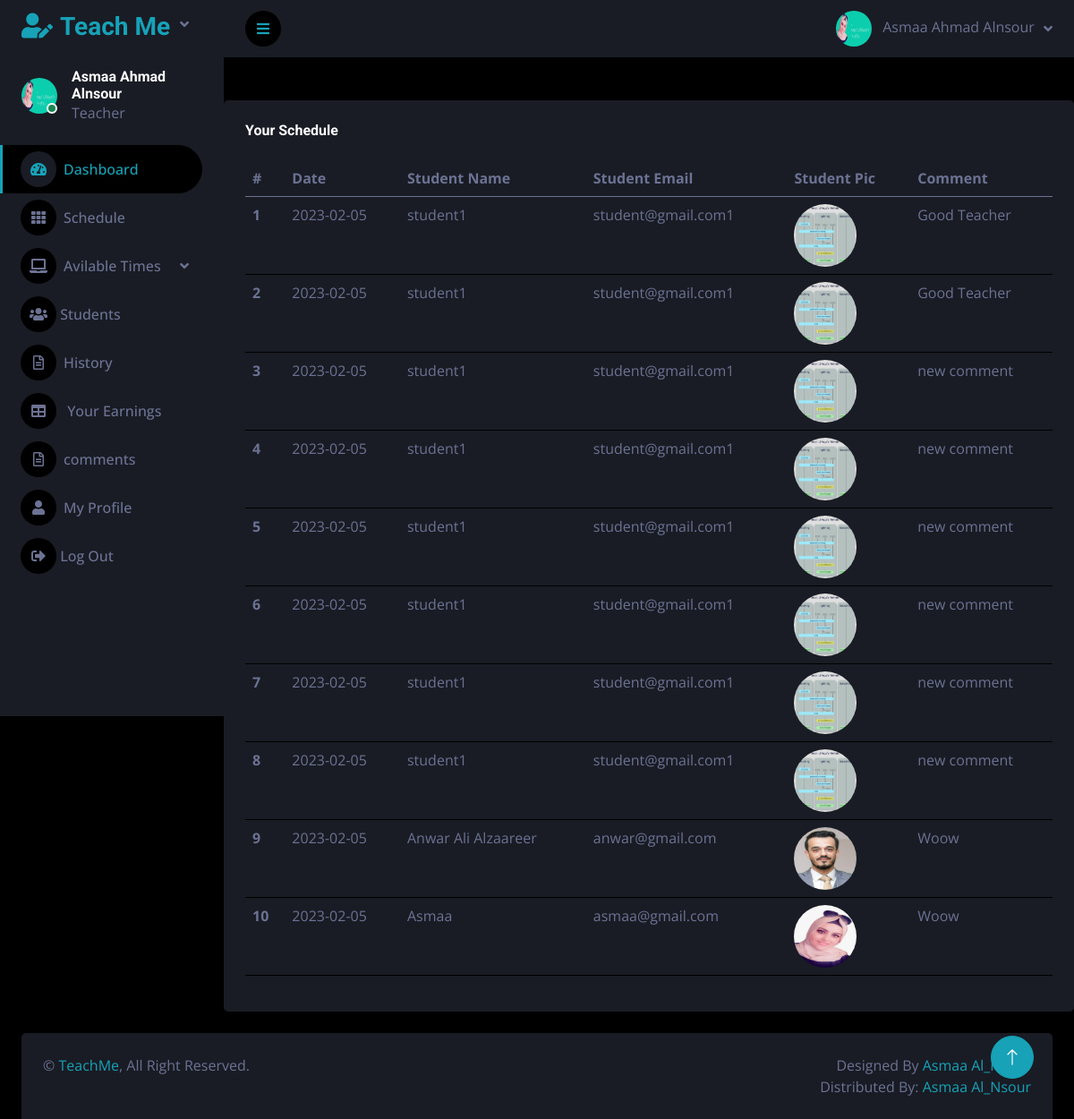
/Source Code/private_online_sessions/teacher_area/index.php?comments (signed in), run on the app's committed database.
### tables this page shows
CREATE TABLE `teachers` (
  `id` int(11) NOT NULL,
  `full_name` varchar(255) NOT NULL,
  `phone` varchar(15) NOT NULL,
  `email` varchar(150) NOT NULL,
  `password` varchar(11) NOT NULL,
  `subject_id` int(11) NOT NULL,
  `address` varchar(255) NOT NULL,
  `age` int(11) NOT NULL,
  `image` varchar(255) NOT NULL,
  `degree` varchar(255) NOT NULL,
  `degree_file` varchar(255) NOT NULL,
  `experience` varchar(255) NOT NULL,
  `experience_file` varchar(255) NOT NULL,
  `approval` int(11) NOT NULL DEFAULT 0 COMMENT '0 is not approved',
  `suspend` int(11) NOT NULL DEFAULT 1 COMMENT '0 is suspended',
  `delete_teacher` int(11) NOT NULL DEFAULT 1 COMMENT '0 is Deleted'
);

CREATE TABLE `comments` (
  `id` int(11) NOT NULL,
  `comment` varchar(400) NOT NULL,
  `user_id` int(11) NOT NULL,
  `teacher_id` int(11) NOT NULL,
  `delete_comment` int(11) NOT NULL DEFAULT 1,
  `date_insert` date NOT NULL DEFAULT current_timestamp()
);

CREATE TABLE `users` (
  `id` int(11) NOT NULL,
  `full_name` varchar(255) NOT NULL,
  `email` varchar(255) NOT NULL,
  `age` int(11) NOT NULL,
  `password` varchar(255) NOT NULL,
  `phone` varchar(50) NOT NULL,
  `user_type` varchar(50) NOT NULL DEFAULT 'user',
  `address` varchar(255) NOT NULL,
  `profile_pic` varchar(255) NOT NULL,
  `subject` varchar(255) DEFAULT NULL,
  `delete_user` int(11) NOT NULL DEFAULT 1
);

### Source Code/private_online_sessions/teacher_area/comment.php (the view, shortened to what this page needs)
<?php
$get_b = "SELECT * FROM `comments`
WHERE teacher_id=$id AND delete_comment=1 ";
?>
<br>
<br>
<div class="col-12">
                        <div class="bg-secondary rounded h-100 p-4">
                            <h6 class="mb-4">Your Schedule</h6>
                            <div class="table-responsive">
                                <table class="table">
                                    <thead>
                                        <tr>
                                            <th scope="col">#</th>
                                            <th scope="col">Date</th>
                                            <th scope="col">Student Name</th>
                                            <th scope="col">Student Email</th>
                                            <th scope="col">Student Pic</th>
                                            <th scope="col">Comment </th>
                                        </tr>
                                    </thead>
                                    <tbody>
                                    <?php
                      $x=1;
                      if ($result = $con->query($get_b) ) {
                          while($row = $result->fetch_assoc() ){
                            $student_id =$row['user_id'];
                            $get_student = "SELECT * FROM `users` WHERE id=$student_id ";
                            $run_student = mysqli_query($con,$get_student);
$row_student=mysqli_fetch_array($run_student);
                          ?>
                                        <tr>
                                            <th scope="row"><?php echo $x ?></th>
                                            <td><?php echo $row['date_insert'] ?></td>
                                            <td><?php echo $row_student['full_name']?></td>
                                            <td><?php echo $row_student['email']?></td>
                                            <td>  <img
                class="rounded-circle"
                src="<?php if ($row_student['profile_pic']==null){echo './img/about-2.jpg';}else{echo '../admin_area/user_image/'.$row_student['profile_pic'];}  ?>"
                style="width: 70px; height: 70px"
                alt="Image"
              /></td>
                                            <td><?php echo $row['comment'] ?></td>
                                        </tr>
                                        <?php
                                            $x=$x+1;
                                        }}
                                        ?>
                                    </tbody>
                                </table>
                            </div>
                        </div>
                    </div>
                </div>
            </div>

### Source Code/private_online_sessions/teacher_area/sidebar.php (shortened to what this page needs)
<?php
include("includes/db.php");
if(!isset($_SESSION['teacher_email'])){
echo "<script>window.open('../dashboard/login.php','_self')</script>";
}
else {
    $email=$_SESSION['teacher_email'];
    $get_teacher = "SELECT * FROM teachers WHERE email ='$email'";
    $run_teacher = mysqli_query($con,$get_teacher);
    $row_teacher = mysqli_fetch_array($run_teacher);
?>
<body>
    <div class="container-fluid position-relative d-flex p-0">
        <div class="sidebar pe-4 pb-3">
            <nav class="navbar bg-secondary navbar-dark">
                <a href="index.php?dashboard" class="navbar-brand mx-4 mb-3">
                    <h3 class="text-primary"><i class="fa fa-user-edit me-2"></i>Teach Me</h3>
                </a>
                <div class="d-flex align-items-center ms-4 mb-4">
                    <div class="position-relative">
                        <img class="rounded-circle" src="../admin_area/user_image/<?php echo $row_teacher['image']; ?>" alt="" style="width: 40px; height: 40px;">
                        <div class="bg-success rounded-circle border border-2 border-white position-absolute end-0 bottom-0 p-1"></div>
                    </div>
                    <div class="ms-3">
                        <h6 class="mb-0"><?php echo $_SESSION['teacher_name'] ;?></h6>
                        <span>Teacher</span>
                    </div>
                </div>
                <div class="navbar-nav w-100">
                    <a href="index.php?dashboard" class="nav-item nav-link active"><i class="fa fa-tachometer-alt me-2"></i>Dashboard</a>
                    <a href="index.php?daily_schedule" class="nav-item nav-link"><i class="fa fa-th me-2"></i>Schedule</a>
                    <div class="nav-item dropdown">
                        <a href="#" class="nav-link dropdown-toggle" data-bs-toggle="dropdown"><i class="fa fa-laptop me-2"></i>Avilable Times</a>
                    </div>
                    <a href="index.php?student" class="nav-item nav-link"><i class="fas fa-users"></i>  Students</a>
                    <a href="index.php?history" class="nav-item nav-link"><i class="far fa-file-alt me-2"></i>History</a>
                    <a href="index.php?earnings" class="nav-item nav-link"><i class="fa fa-table me-2"></i> Your Earnings</a>
                    <a href="index.php?comments" class="nav-link dropdown-toggle" ><i class="far fa-file-alt me-2"></i>comments</a>
                    <a href="index.php?my_profile" class="nav-item nav-link"><i class="fa fa-user me-2"></i>My Profile</a>
                    <a href="logout.php" class="nav-item nav-link"><i class="fas fa-sign-out-alt"></i>  Log Out</a>
                </div>
            </nav>
        </div>
        <div class="content">
            <nav class="navbar navbar-expand bg-secondary navbar-dark sticky-top px-4 py-0">
                <a href="#" class="sidebar-toggler flex-shrink-0">
                    <i class="fa fa-bars"></i>
                </a>
                <div class="navbar-nav align-items-center ms-auto">
                    <div class="nav-item dropdown">
                        <a href="#" class="nav-link dropdown-toggle" data-bs-toggle="dropdown">
                            <img class="rounded-circle me-lg-2" src="../admin_area/user_image/<?php echo $row_teacher['image']; ?>" alt="" style="width: 40px; height: 40px;">
                            <span class="d-none d-lg-inline-flex"><?php echo $_SESSION['teacher_name'] ;?></span>
                        </a>
                    </div>
                </div>
            </nav>
        <?php
 }
  ?>

### Source Code/private_online_sessions/teacher_area/css/style.css (style rules this page uses)
:root { --primary: #17A2B8; --secondary: #191C24; --light: #6C7293; --dark: #000000; }
.sidebar { position: fixed; top: 0; left: 0; bottom: 0; width: 250px; height: 100vh; overflow-y: auto; background: var(--secondary); transition: 0.5s; z-index: 999; }
.content { margin-left: 250px; min-height: 100vh; background: var(--dark); transition: 0.5s; }
@media (min-width: 992px) { .sidebar { margin-left: 0; } }
@media (min-width: 992px) { .content { width: calc(100% - 250px); } }
.sidebar .navbar .navbar-nav .nav-link { padding: 7px 20px; color: var(--light); font-weight: 500; border-left: 3px solid var(--secondary); border-radius: 0 30px 30px 0; outline: none; }
.sidebar .navbar .navbar-nav .nav-link:hover, .sidebar .navbar .navbar-nav .nav-link.active { color: var(--primary); background: var(--dark); border-color: var(--primary); }
.sidebar .navbar .navbar-nav .nav-link i { width: 40px; height: 40px; display: inline-flex; align-items: center; justify-content: center; background: var(--dark); border-radius: 40px; }
.sidebar .navbar .navbar-nav .nav-link:hover i, .sidebar .navbar .navbar-nav .nav-link.active i { background: var(--secondary); }
.sidebar .navbar .dropdown-toggle::after { position: absolute; top: 15px; right: 15px; border: none; content: "\f107"; font-family: "Font Awesome 5 Free"; font-weight: 900; transition: .5s; }
.content .navbar .navbar-nav .nav-link { margin-left: 25px; padding: 12px 0; color: var(--light); outline: none; }
.content .navbar .sidebar-toggler, .content .navbar .navbar-nav .nav-link i { width: 40px; height: 40px; display: inline-flex; align-items: center; justify-content: center; background: var(--dark); border-radius: 40px; }
.content .navbar .dropdown-toggle::after { margin-left: 6px; vertical-align: middle; border: none; content: "\f107"; font-family: "Font Awesome 5 Free"; font-weight: 900; transition: .5s; }

### data on the page
teachers: image (picture)
comments: date_insert "2023-02-05", user.full_name "student1", user.email "student@gmail.com1", user.profile_pic (picture), comment "Good Teacher"
comments: date_insert "2023-02-05", user.full_name "student1", user.email "student@gmail.com1", user.profile_pic (picture), comment "Good Teacher"
comments: date_insert "2023-02-05", user.full_name "student1", user.email "student@gmail.com1", user.profile_pic (picture), comment "new comment"
comments: date_insert "2023-02-05", user.full_name "student1", user.email "student@gmail.com1", user.profile_pic (picture), comment "new comment"
comments: date_insert "2023-02-05", user.full_name "student1", user.email "student@gmail.com1", user.profile_pic (picture), comment "new comment"
comments: date_insert "2023-02-05", user.full_name "student1", user.email "student@gmail.com1", user.profile_pic (picture), comment "new comment"
comments: date_insert "2023-02-05", user.full_name "student1", user.email "student@gmail.com1", user.profile_pic (picture), comment "new comment"
comments: date_insert "2023-02-05", user.full_name "student1", user.email "student@gmail.com1", user.profile_pic (picture), comment "new comment"
comments: date_insert "2023-02-05", user.full_name "Anwar Ali Alzaareer", user.email "anwar@gmail.com", user.profile_pic (picture), comment "Woow"
comments: date_insert "2023-02-05", user.full_name "Asmaa", user.email "asmaa@gmail.com", user.profile_pic (picture), comment "Woow"

### other printed values
$_SESSION['teacher_name'] "Asmaa Ahmad Alnsour"
